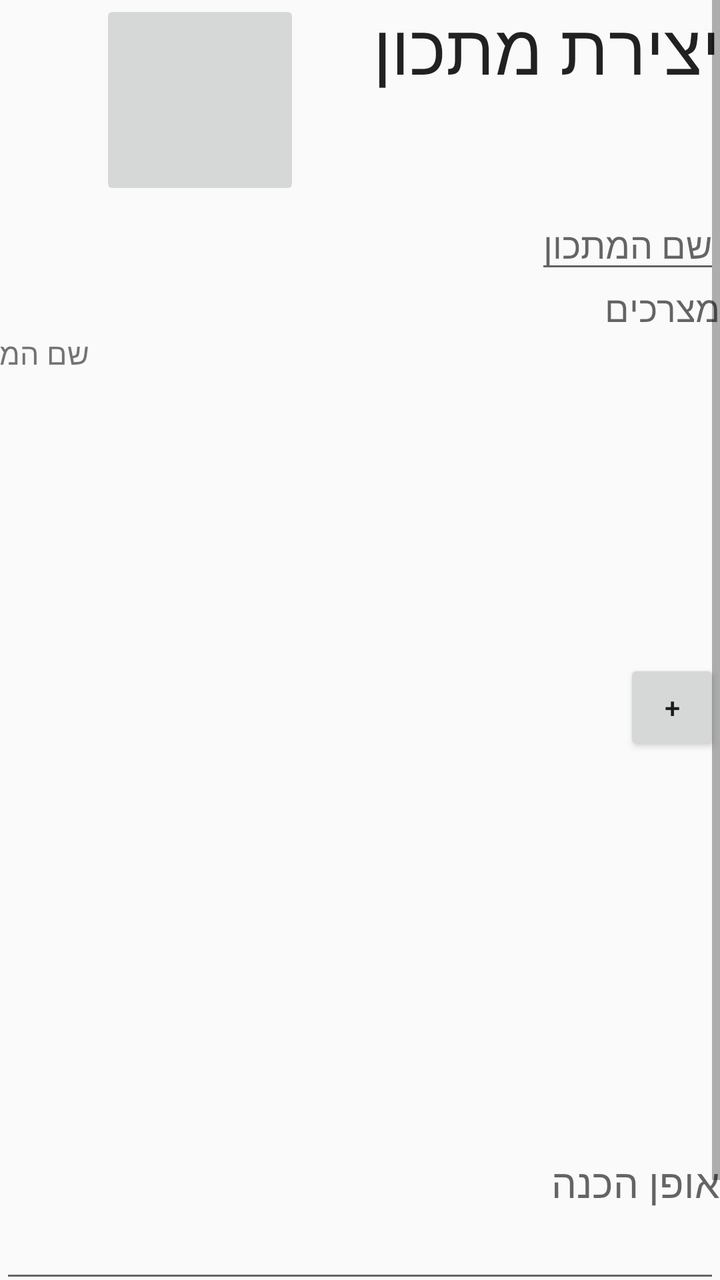
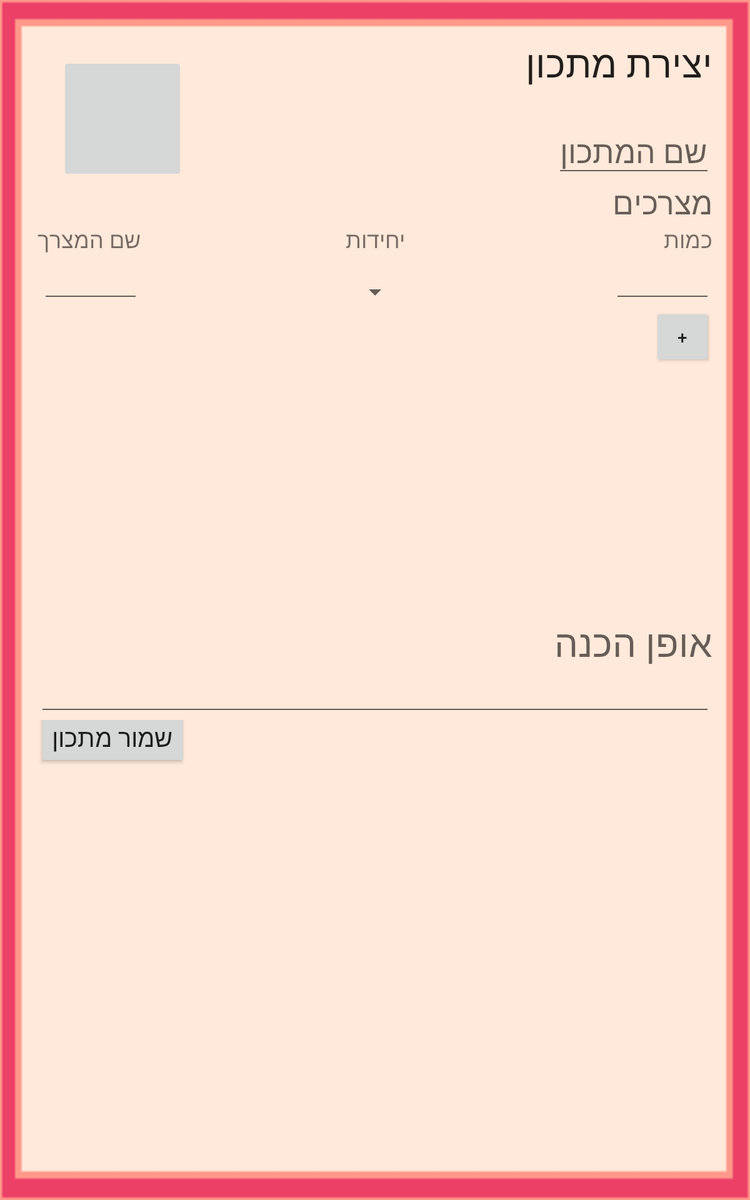

First picture: res/layout/ on a phone held upright. Second picture: the repository's own variant of that layout, on a device whose configuration matches the variant's folder. Source for both follows.
<!-- AndroidManifest.xml: application theme AppTheme -->
<!-- res/layout/activity_recipe_form_new.xml -->
<?xml version="1.0" encoding="utf-8"?>
<LinearLayout xmlns:android="http://schemas.android.com/apk/res/android"
    android:orientation="vertical" android:layout_width="match_parent"
    android:layout_height="match_parent">

    <ScrollView
        android:layout_width="fill_parent"
        android:layout_height="fill_parent"
        android:id="@+id/scrollView1"

        >
    <LinearLayout
        android:orientation="vertical"
        android:layout_width="wrap_content"
        android:layout_height="wrap_content">

        <RelativeLayout
            android:layout_width="match_parent"
            android:layout_height="wrap_content">

            <ImageButton
                android:layout_width="100dp"
                android:layout_height="100dp"
                android:id="@+id/imageButton"
                android:layout_alignParentLeft="true"
                android:layout_marginLeft="50dp" />

            <TextView
                android:layout_width="wrap_content"
                android:layout_height="wrap_content"
                android:textAppearance="?android:attr/textAppearanceLarge"
                android:text="יצירת מתכון"
                android:id="@+id/CreateRecipeTitle"
                android:layout_gravity="right"
                android:textSize="35sp"
                android:layout_alignParentRight="true" />
        </RelativeLayout>

        <LinearLayout
            android:orientation="horizontal"
            android:layout_width="match_parent"
            android:layout_height="wrap_content"
            android:gravity="end">

            <EditText
                android:layout_width="wrap_content"
                android:layout_height="wrap_content"
                android:id="@+id/editRecipeName"
                android:hint="שם המתכון"/>

        </LinearLayout>

        <LinearLayout
            android:orientation="vertical"
            android:layout_width="match_parent"
            android:layout_height="wrap_content">

            <TextView
                android:layout_width="wrap_content"
                android:layout_height="wrap_content"
                android:textAppearance="?android:attr/textAppearanceMedium"
                android:text="מצרכים"
                android:id="@+id/textView2"
                android:layout_gravity="right" />
        </LinearLayout>

        <LinearLayout
            android:orientation="vertical"
            android:layout_width="match_parent"
            android:layout_height="wrap_content">

            <LinearLayout
                android:orientation="horizontal"
                android:layout_width="match_parent"
                android:layout_height="match_parent"
                android:gravity="center_horizontal">

                <TextView
                    android:layout_width="wrap_content"
                    android:layout_height="wrap_content"
                    android:textAppearance="?android:attr/textAppearanceSmall"
                    android:text="שם המצרך"
                    android:textSize="15sp"
                    android:id="@+id/ingredientNameTitle"/>

                <TextView
                    android:layout_width="wrap_content"
                    android:layout_height="wrap_content"
                    android:textAppearance="?android:attr/textAppearanceSmall"
                    android:text="יחידות"
                    android:id="@+id/unitsTitle"
                    android:textSize="15sp"
                    android:layout_marginLeft="170dp"
                    android:layout_marginRight="170dp" />

                <TextView
                    android:layout_width="wrap_content"
                    android:layout_height="wrap_content"
                    android:textAppearance="?android:attr/textAppearanceSmall"
                    android:textSize="15sp"
                    android:text="כמות"
                    android:id="@+id/amountTitle" />
            </LinearLayout>

            <LinearLayout
                android:orientation="horizontal"
                android:layout_width="match_parent"
                android:layout_height="match_parent">

                <EditText
                    android:layout_width="wrap_content"
                    android:layout_height="wrap_content"
                    android:id="@+id/IngNameEdit"
                    android:layout_weight="1" />

                <Spinner
                    android:layout_width="wrap_content"
                    android:layout_height="wrap_content"
                    android:id="@+id/unitSpinner"
                    android:focusable="true"
                    android:dropDownWidth="wrap_content"
                    android:spinnerMode="dropdown"
                    android:clickable="true"
                    android:layout_weight="1" />

                <EditText

                    android:layout_width="80dp"
                    android:layout_height="wrap_content"
                    android:inputType="numberDecimal"
                    android:ems="10"
                    android:id="@+id/amountEdit"
                    android:layout_weight="1" />

            </LinearLayout>
        </LinearLayout>

        <LinearLayout
            android:orientation="horizontal"
            android:layout_width="match_parent"
            android:layout_height="wrap_content"
            android:gravity="right">

            <Button
                android:layout_width="wrap_content"
                android:layout_height="wrap_content"
                style="?android:attr/buttonStyleSmall"
                android:text="+"
                android:onClick="addIngToIngList"
                android:id="@+id/addIngredientFormButton" />
        </LinearLayout>

        <LinearLayout
            android:orientation="horizontal"
            android:layout_width="match_parent"
            android:layout_height="wrap_content">

            <ListView
                android:layout_width="fill_parent"
                android:layout_height="200dp"
                android:id="@+id/ingredientListForm"
                android:longClickable="true"
                android:nestedScrollingEnabled="true" />
        </LinearLayout>

        <LinearLayout
            android:orientation="horizontal"
            android:layout_width="match_parent"
            android:layout_height="wrap_content"
            android:gravity="right">

            <TextView
                android:layout_width="wrap_content"
                android:layout_height="wrap_content"
                android:textAppearance="?android:attr/textAppearanceMedium"
                android:text="אופן הכנה"
                android:textSize="20sp"
                android:id="@+id/instructionsTitle"/>
        </LinearLayout>

        <LinearLayout
            android:orientation="horizontal"
            android:layout_width="match_parent"
            android:layout_height="wrap_content"
            android:gravity="right">

            <EditText
                android:layout_width="fill_parent"
                android:layout_height="wrap_content"
                android:id="@+id/editInstructions" />
        </LinearLayout>

        <LinearLayout
            android:orientation="horizontal"
            android:layout_width="match_parent"
            android:layout_height="match_parent"
            android:gravity="bottom">

            <Button
                android:layout_width="wrap_content"
                android:layout_height="wrap_content"
                android:text="שמור מתכון"
                android:layout_alignParentBottom="true"
                android:id="@+id/saveRecipeButton"
                android:textSize="20sp"
                android:onClick="createAndSaveNewRecipe"/>

        </LinearLayout>
        </LinearLayout>
    </ScrollView>

</LinearLayout>
<!-- resources referenced by this layout -->
<resources>
  <style name="AppTheme" parent="AppTheme.Base">
          
      </style>
  <style name="AppTheme.Base" parent="Theme.AppCompat.Light.NoActionBar">
  
          <item name="colorPrimary">@color/primaryColor</item>
          <item name="colorPrimaryDark">@color/primaryColorDark</item>
          
          
          <item name="colorAccent">@color/accentColor</item>
      </style>
  <color name="primaryColor">#EC4067</color>
  <color name="primaryColorDark">#9A275A</color>
  <color name="accentColor">#f7f0d4</color>
</resources>
<!-- res/layout-large/activity_recipe_form_new.xml (the author's variant of the layout above) -->
<!-- drawn on a 7-inch tablet held upright -->
<?xml version="1.0" encoding="utf-8"?>
<LinearLayout xmlns:android="http://schemas.android.com/apk/res/android"
    android:background="@drawable/framebackground"
    android:orientation="vertical" android:layout_width="match_parent"
    android:layout_height="match_parent">

    <ScrollView
        android:layout_width="fill_parent"
        android:layout_height="fill_parent"
        android:id="@+id/scrollView1"

        >
    <LinearLayout
        android:orientation="vertical"
        android:layout_width="wrap_content"
        android:layout_height="wrap_content">

        <RelativeLayout
            android:layout_width="match_parent"
            android:layout_height="wrap_content">

            <ImageButton
                android:layout_width="100dp"
                android:layout_height="100dp"
                android:id="@+id/imageButton"
                android:layout_marginLeft="50dp"
                android:layout_alignTop="@+id/CreateRecipeTitle"
                android:layout_alignParentStart="true"
                android:layout_marginStart="48dp"
                android:layout_alignParentBottom="true"
                android:layout_marginTop="15dp"
                android:onClick="setRecipeImage"
                android:src="@drawable/notavaliable"
                android:scaleType="fitXY"
                android:adjustViewBounds="true" />

            <TextView
                android:layout_width="wrap_content"
                android:layout_height="wrap_content"
                android:textAppearance="?android:attr/textAppearanceLarge"
                android:text="יצירת מתכון"
                android:id="@+id/CreateRecipeTitle"
                android:layout_gravity="right"
                android:textSize="30sp"
                android:layout_alignParentRight="true"
                android:layout_marginTop="30dp"
                android:layout_marginRight="30dp" />

            <EditText
                android:layout_width="wrap_content"
                android:layout_height="wrap_content"
                android:id="@+id/editRecipeName"
                android:textSize="25sp"
                android:hint="שם המתכון"
                android:layout_alignParentBottom="true"
                android:layout_alignEnd="@+id/CreateRecipeTitle"
                android:focusable="true" />
        </RelativeLayout>

        <LinearLayout
            android:orientation="horizontal"
            android:layout_width="match_parent"
            android:layout_height="wrap_content"
            android:gravity="end">

        </LinearLayout>

        <LinearLayout
            android:orientation="vertical"
            android:layout_width="match_parent"
            android:layout_height="wrap_content">

            <TextView
                android:layout_width="wrap_content"
                android:layout_height="wrap_content"
                android:textAppearance="?android:attr/textAppearanceMedium"
                android:text="מצרכים"
                android:id="@+id/textView2"
                android:textSize="25sp"
                android:layout_gravity="right"
                android:layout_marginRight="30dp" />
        </LinearLayout>

        <LinearLayout
            android:orientation="vertical"
            android:layout_width="match_parent"
            android:layout_height="wrap_content">

            <RelativeLayout
                android:layout_width="match_parent"
                android:layout_height="match_parent">

                <TextView
                    android:layout_width="wrap_content"
                    android:layout_height="wrap_content"
                    android:textAppearance="?android:attr/textAppearanceSmall"
                    android:text="שם המצרך"
                    android:textSize="18sp"
                    android:id="@+id/ingredientNameTitle"
                    android:layout_marginLeft="30dp" />

                <TextView
                    android:layout_width="wrap_content"
                    android:layout_height="wrap_content"
                    android:textAppearance="?android:attr/textAppearanceSmall"
                    android:text="יחידות"
                    android:id="@+id/unitsTitle"
                    android:textSize="18sp"
                    android:layout_alignParentTop="true"
                    android:layout_centerHorizontal="true" />

                <TextView
                    android:layout_width="wrap_content"
                    android:layout_height="wrap_content"
                    android:textAppearance="?android:attr/textAppearanceSmall"
                    android:textSize="18sp"
                    android:text="כמות"
                    android:id="@+id/amountTitle"
                    android:layout_marginRight="30dp"
                    android:layout_alignParentEnd="true"
                     />

                <EditText
                    android:layout_width="wrap_content"
                    android:layout_height="wrap_content"
                    android:id="@+id/IngNameEdit"
                    android:layout_marginLeft="25dp"
                    android:minWidth="80dp"
                    android:layout_alignParentBottom="true"
                    android:layout_alignEnd="@+id/ingredientNameTitle"
                    android:focusable="true" />

                <Spinner
                    android:layout_width="wrap_content"
                    android:layout_height="wrap_content"
                    android:id="@+id/unitSpinner"
                    android:focusable="true"
                    android:dropDownWidth="wrap_content"
                    android:layout_marginLeft="170dp"
                    android:layout_marginRight="170dp"
                    android:spinnerMode="dropdown"
                    android:clickable="true"

                    android:layout_alignParentBottom="true"
                    android:layout_centerHorizontal="true" />


                <EditText
                    android:layout_width="80dp"
                    android:layout_height="wrap_content"
                    android:inputType="numberDecimal"
                    android:ems="10"
                    android:id="@+id/amountEdit"
                    android:layout_below="@+id/amountTitle"
                    android:layout_alignEnd="@+id/amountTitle"
                    android:autoText="false"
                    android:focusable="true" />"

            </RelativeLayout>

        </LinearLayout>

        <LinearLayout
            android:orientation="horizontal"
            android:layout_width="match_parent"
            android:layout_height="wrap_content"
            android:gravity="right">

            <Button
                android:layout_width="wrap_content"
                android:layout_height="wrap_content"
                style="?android:attr/buttonStyleSmall"
                android:text="+"
                android:id="@+id/addIngredientFormButton"
                android:layout_marginRight="30dp"
                android:onClick="addIngToIngList"/>
        </LinearLayout>

        <LinearLayout
            android:orientation="horizontal"
            android:layout_width="match_parent"
            android:layout_height="wrap_content">

            <ListView
                android:layout_width="fill_parent"
                android:layout_height="200dp"
                android:id="@+id/ingredientListForm"
                android:longClickable="true"
                android:nestedScrollingEnabled="true"
                android:fadeScrollbars="false"
                android:layout_marginRight="18dp"
                android:layout_marginLeft="18dp" />
        </LinearLayout>

        <LinearLayout
            android:orientation="horizontal"
            android:layout_width="match_parent"
            android:layout_height="wrap_content"
            android:gravity="right">

            <TextView
                android:layout_width="wrap_content"
                android:layout_height="wrap_content"
                android:textAppearance="?android:attr/textAppearanceMedium"
                android:text="אופן הכנה"
                android:textSize="30sp"
                android:id="@+id/instructionsTitle"
                android:layout_marginRight="30dp" />
        </LinearLayout>

        <LinearLayout
            android:orientation="horizontal"
            android:layout_width="match_parent"
            android:layout_height="wrap_content"
            android:gravity="right">

            <EditText
                android:layout_width="fill_parent"
                android:layout_height="wrap_content"
                android:id="@+id/editInstructions"
                android:layout_marginRight="30dp"
                android:layout_marginLeft="30dp"
                android:focusable="true" />
        </LinearLayout>

        <LinearLayout
            android:orientation="horizontal"
            android:layout_width="match_parent"
            android:layout_height="match_parent"
            android:gravity="bottom">

            <Button
                android:layout_width="wrap_content"
                android:layout_height="wrap_content"
                android:text="שמור מתכון"
                android:layout_alignParentBottom="true"
                android:id="@+id/saveRecipeButton"
                android:textSize="20sp"
                android:onClick="createAndSaveNewRecipe"
                android:layout_marginLeft="30dp"
                android:layout_marginBottom="10dp"
                android:layout_marginTop="18dp" />

        </LinearLayout>
        </LinearLayout>
    </ScrollView>

</LinearLayout>
<!-- resources referenced by the variant -->
<!-- as a 7-inch tablet held upright resolves them -->
<resources>
  <!-- drawable framebackground: jpg bitmap (drawable, 1917 bytes) -->
  <style name="AppTheme" parent="AppTheme.Base">
          
      </style>
  <style name="AppTheme.Base" parent="Theme.AppCompat.Light.NoActionBar">
  
          <item name="colorPrimary">@color/primaryColor</item>
          <item name="colorPrimaryDark">@color/primaryColorDark</item>
          
          
          <item name="colorAccent">@color/accentColor</item>
      </style>
  <color name="primaryColor">#EC4067</color>
  <color name="primaryColorDark">#9A275A</color>
  <color name="accentColor">#f7f0d4</color>
</resources>
